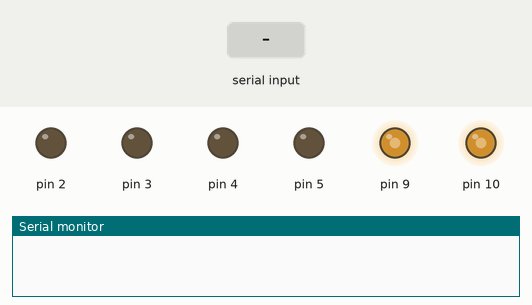
Recording of a sketch running on a simulated Arduino Uno, built with avr-gcc and run on an emulated ATmega328P. Shown: output pins drawn as LEDs (lit = HIGH), the last lines printed to the serial monitor. Inputs (shaded band) come from the test bench.

Above: at 1.2 s.
1.3 s: "F" received over Serial
At 2.1 s:
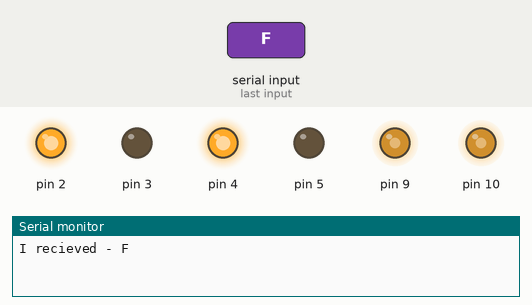
3.8 s: "B" received over Serial
At 4.3 s:
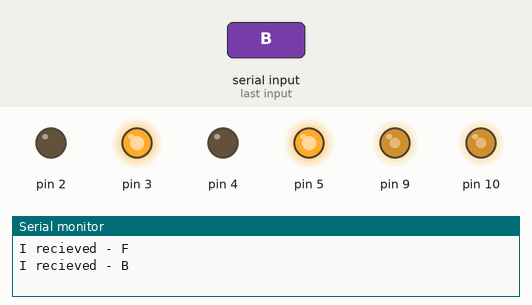
6.3 s: "R" received over Serial
At 7.1 s:
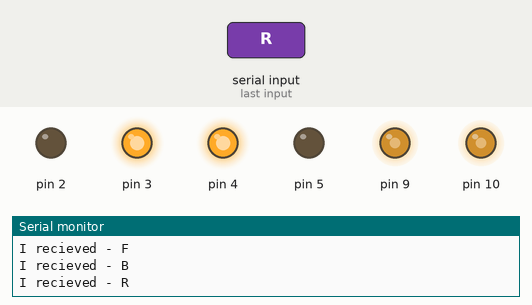
8.8 s: "L" received over Serial
At 9.3 s:
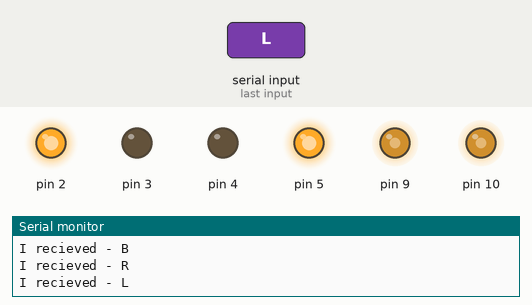
Timing chart, 0 to 11.8 s (numbered marks = the images above; inputs shaded):
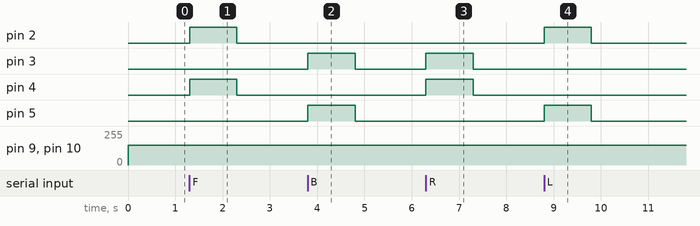

Measured:
- after the input at 1.3 s, pin 2, pin 4: LOW → HIGH at once, → LOW 1.0 s later
- after the input at 3.8 s, pin 3, pin 5: LOW → HIGH at once, → LOW 1.0 s later
- after the input at 6.3 s, pin 3, pin 4: LOW → HIGH at once, → LOW 1.0 s later
- after the input at 8.8 s, pin 2, pin 5: LOW → HIGH at once, → LOW 1.0 s later

The sketch:

blutooth_controled_rover.ino
```cpp
char Bluetooth = 0;

void setup() {
  // put your setup code here, to run once:
  Serial.begin(9600);
  pinMode(2, OUTPUT);
  pinMode(3, OUTPUT);
  pinMode(4, OUTPUT);
  pinMode(5, OUTPUT);
  pinMode(9, OUTPUT);
  pinMode(10, OUTPUT);
}
void Forward() {
  digitalWrite(2, HIGH);
  digitalWrite(3, LOW);
  digitalWrite(4, HIGH);
  digitalWrite(5, LOW);
}

void Backward() {
  digitalWrite(2, LOW);
  digitalWrite(3, HIGH);
  digitalWrite(4, LOW);
  digitalWrite(5, HIGH);
}

void Left() {
  digitalWrite(2, HIGH);
  digitalWrite(3, LOW);
  digitalWrite(4, LOW);
  digitalWrite(5, HIGH);
}

void Right() {
  digitalWrite(3, HIGH);
  digitalWrite(2, LOW);
  digitalWrite(5, LOW);
  digitalWrite(4, HIGH);
}

void Stop() {
  digitalWrite(2, LOW);
  digitalWrite(3, LOW);
  digitalWrite(4, LOW);
  digitalWrite(5, LOW);
}

void loop() {
  // put your main code here, to run repeatedly:
  analogWrite(9, 150);
  analogWrite(10, 150);

  if (Serial.available()) {
    Bluetooth = Serial.read();

    Serial.print("I recieved - ");
    Serial.println(Bluetooth);
    if (Bluetooth == 'F') {
      Forward();
      delay(1000);
      Stop();
    } else if (Bluetooth == 'B') {
      Backward();
      delay(1000);
      Stop();
    } else if (Bluetooth == 'R') {
      Right();
      delay(1000);
      Stop();
    } else if (Bluetooth == 'L') {
      Left();
      delay(1000);
      Stop();
    } else if (Bluetooth == 'S') {
      Stop();
    }
  }
}
```
